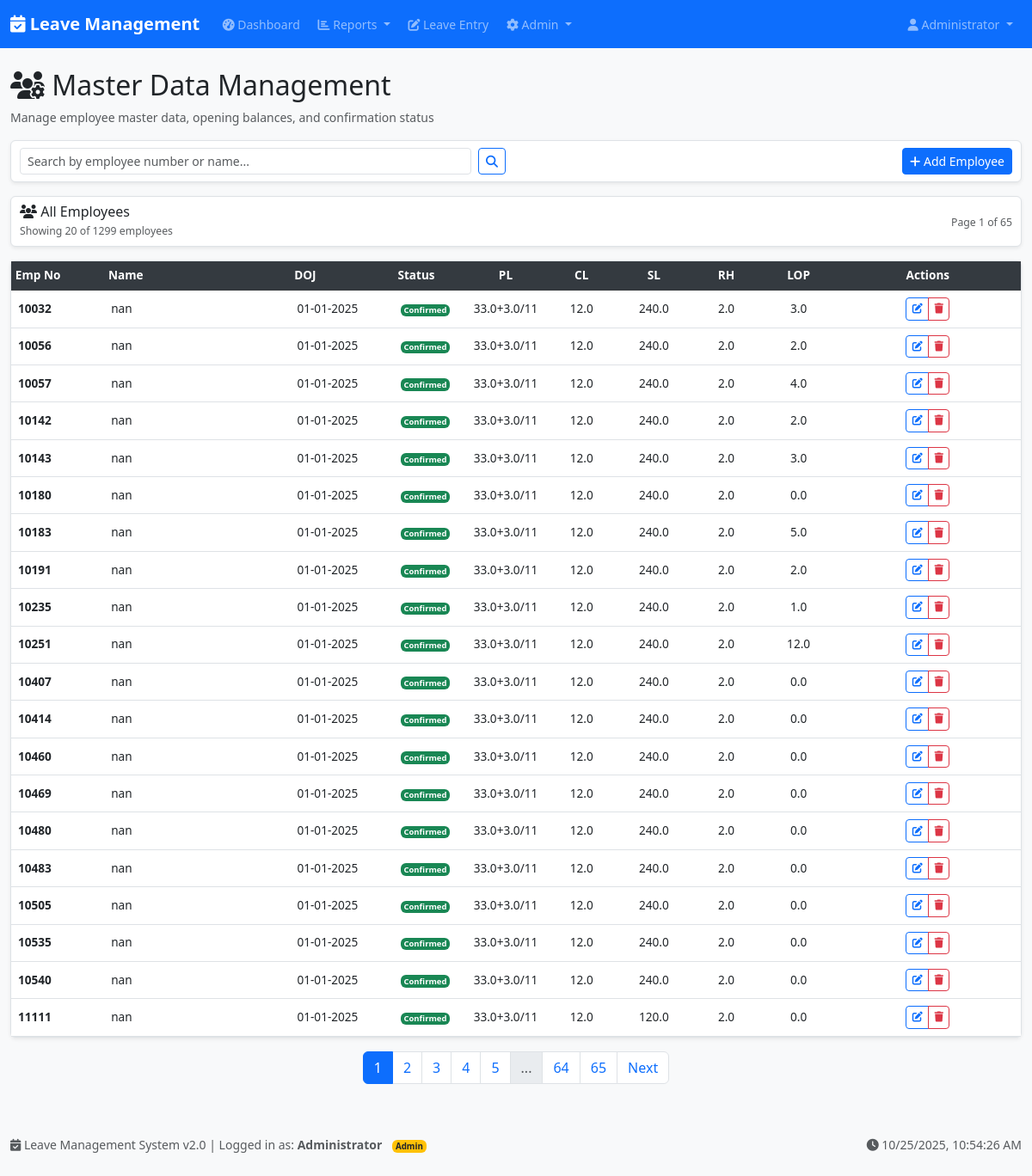
The app's page /master_data (signed in) with its own data.
### models.py (models this page shows, shortened)
class MasterData(db.Model):
    id = db.Column(db.Integer, primary_key=True)
    emp_no = db.Column(db.String(20), nullable=False)
    name = db.Column(db.String(100), nullable=False)
    doj = db.Column(db.Date, nullable=False)
    pl = db.Column(db.Float, default=0)
    partial_pl_days = db.Column(db.Float, default=0)
    cl = db.Column(db.Float, default=0)
    sl = db.Column(db.Float, default=0)
    rh = db.Column(db.Float, default=0)
    lop = db.Column(db.Float, default=0)
    l = db.Column(db.String(1), default='C')  # Employee status: P=Probationer, C=Confirmed/Permanent, R=Retired

### routes.py (the view, shortened to what this page needs)
@app.route('/master_data', methods=['GET', 'POST'])
def master_data_management():
    if 'user_id' not in session or not session.get('is_admin'):
        flash('Admin access required', 'error')
        return redirect(url_for('dashboard'))
    search_query = request.args.get('search', '').strip()
    page = request.args.get('page', 1, type=int)
    query = MasterData.query
    employees = query.order_by(MasterData.emp_no).paginate(
        page=page, per_page=20, error_out=False
    )
    return render_template('master_data_management.html',
                         employees=employees,
                         search_query=search_query)

### routes.py (called while the page is built)
@app.context_processor
def inject_date():
    return {'date': date}

### templates/master_data_management.html (shortened to what this page needs)
{% extends "base.html" %}
{% block content %}
<div class="row">
    <div class="col-12">
        <h2><i class="fas fa-users-cog"></i> Master Data Management</h2>
        <p class="text-muted">Manage employee master data, opening balances, and confirmation status</p>
    </div>
</div>
<div class="card mb-3">
    <div class="card-body py-2">
        <div class="row align-items-center">
            <div class="col-md-6">
                <form method="GET" class="d-flex">
                    <input type="text" class="form-control form-control-sm me-2"
                           name="search" placeholder="Search by employee number or name..."
                           value="{{ search_query or '' }}">
                    <button type="submit" class="btn btn-outline-primary btn-sm">
                        <i class="fas fa-search"></i>
                    </button>
                </form>
            </div>
            <div class="col-md-6 text-end">
                <a href="{{ url_for('add_employee') }}" class="btn btn-primary btn-sm">
                    <i class="fas fa-plus"></i> Add Employee
                </a>
            </div>
        </div>
    </div>
</div>
{% if employees.items %}
<div class="card mb-3">
    <div class="card-body py-2">
        <div class="row align-items-center">
            <div class="col-md-8">
                <h6 class="mb-0">
                    <i class="fas fa-users"></i>
                    {% if search_query %}
                    Search Results for "{{ search_query }}"
                    {% else %}
                    All Employees
                    {% endif %}
                </h6>
                <small class="text-muted">
                    Showing {{ employees.items|length }} of {{ employees.total }} employees
                </small>
            </div>
            <div class="col-md-4 text-end">
                <small class="text-muted">
                    Page {{ employees.page }} of {{ employees.pages }}
                </small>
            </div>
        </div>
    </div>
</div>
<div class="card">
    <div class="card-body p-0">
        <div class="table-responsive">
            <table class="table table-hover mb-0">
                <thead class="table-dark">
                    <tr>
                        <th style="width: 9%;">Emp No</th>
                        <th style="width: 18%;">Name</th>
                        <th style="width: 10%;">DOJ</th>
                        <th style="width: 7%;">Status</th>
                        <th style="width: 7%;" class="text-center">PL</th>
                        <th style="width: 7%;" class="text-center">CL</th>
                        <th style="width: 7%;" class="text-center">SL</th>
                        <th style="width: 7%;" class="text-center">RH</th>
                        <th style="width: 7%;" class="text-center">LOP</th>
                        <th style="width: 18%;" class="text-center">Actions</th>
                    </tr>
                </thead>
                <tbody>
                    {% for emp in employees.items %}
                    <tr>
                        <td><strong>{{ emp.emp_no }}</strong></td>
                        <td>{{ emp.name }}</td>
                        <td>{{ emp.doj.strftime('%d-%m-%Y') }}</td>
                        <td>
                            <span class="badge bg-success">Confirmed</span>
                        </td>
                        <td class="text-center">
                            {{ emp.pl }}{% if emp.partial_pl_days > 0 %}+{{ emp.partial_pl_days }}/11{% endif %}
                        </td>
                        <td class="text-center">{{ emp.cl }}</td>
                        <td class="text-center">{{ emp.sl }}</td>
                        <td class="text-center">{{ emp.rh }}</td>
                        <td class="text-center">{{ emp.lop|default(0) }}</td>
                        <td class="text-center">
                            <div class="btn-group btn-group-sm" role="group">
                                <a href="{{ url_for('edit_employee', emp_no=emp.emp_no) }}"
                                   class="btn btn-outline-primary" title="Edit">
                                    <i class="fas fa-edit"></i>
                                </a>
                                <button type="button" class="btn btn-outline-danger"
                                        onclick="confirmDelete('{{ emp.emp_no }}', '{{ emp.name }}')"
                                        title="Delete">
                                    <i class="fas fa-trash"></i>
                                </button>
                            </div>
                        </td>
                    </tr>
                    {% endfor %}
                </tbody>
            </table>
        </div>
    </div>
</div>
{% if employees.pages > 1 %}
<nav aria-label="Page navigation" class="mt-3">
    <ul class="pagination justify-content-center">
        {% for page_num in employees.iter_pages() %}
            {% if page_num %}
                {% if page_num != employees.page %}
                <li class="page-item">
                    <a class="page-link" href="{{ url_for('master_data_management', page=page_num, search=search_query) }}">{{ page_num }}</a>
                </li>
                {% else %}
                <li class="page-item active">
                    <span class="page-link">{{ page_num }}</span>
                </li>
                {% endif %}
            {% else %}
            <li class="page-item disabled">
                <span class="page-link">...</span>
            </li>
            {% endif %}
        {% endfor %}
        {% if employees.has_next %}
        <li class="page-item">
            <a class="page-link" href="{{ url_for('master_data_management', page=employees.next_num, search=search_query) }}">
                Next
            </a>
        </li>
        {% endif %}
    </ul>
</nav>
{% endif %}
{% endif %}
{% endblock %}

### templates/base.html (shortened to what this page needs)
<!DOCTYPE html>
<html lang="en">
<head>
    <link href="https://cdn.jsdelivr.net/npm/bootstrap@5.3.0/dist/css/bootstrap.min.css" rel="stylesheet">
    <link href="https://cdnjs.cloudflare.com/ajax/libs/font-awesome/6.4.0/css/all.min.css" rel="stylesheet">
    <link rel="stylesheet" href="{{ url_for('static', filename='style.css') }}">
</head>
<body>
    <nav class="navbar navbar-expand-lg navbar-dark bg-primary">
        <div class="container-fluid">
            <a class="navbar-brand" href="{{ url_for('dashboard') }}">
                <i class="fas fa-calendar-check"></i> Leave Management
            </a>
            <div class="collapse navbar-collapse" id="navbarNav">
                {% if session.user_id %}
                <ul class="navbar-nav me-auto">
                    <li class="nav-item">
                        <a class="nav-link" href="{{ url_for('dashboard') }}">
                            <i class="fas fa-tachometer-alt"></i> Dashboard
                        </a>
                    </li>
                    <li class="nav-item dropdown">
                        <a class="nav-link dropdown-toggle" href="#" id="reportsDropdown" role="button" data-bs-toggle="dropdown" aria-expanded="false">
                            <i class="fas fa-chart-bar"></i> Reports
                        </a>
                    </li>
                    <li class="nav-item">
                        <a class="nav-link" href="{{ url_for('entry') }}">
                            <i class="fas fa-edit"></i> Leave Entry
                        </a>
                    </li>
                    {% if session.is_admin %}
                    <li class="nav-item dropdown">
                        <a class="nav-link dropdown-toggle" href="#" id="adminDropdown" role="button" data-bs-toggle="dropdown" aria-expanded="false">
                            <i class="fas fa-cog"></i> Admin
                        </a>
                    </li>
                    {% endif %}
                </ul>
                <ul class="navbar-nav">
                    <li class="nav-item dropdown">
                        <a class="nav-link dropdown-toggle" href="#" id="userDropdown" role="button" data-bs-toggle="dropdown">
                            <i class="fas fa-user"></i> {{ session.name or session.emp_no }}
                        </a>
                    </li>
                </ul>
                {% endif %}
            </div>
        </div>
    </nav>
    <div class="container-fluid py-4">
        {% block content %}{% endblock %}
    </div>
    <footer class="footer bg-light mt-auto">
        <div class="container-fluid">
            <div class="row align-items-center">
                <div class="col-md-6">
                    <span class="text-muted no-print">
                        <i class="fas fa-calendar-check"></i>
                        Leave Management System v2.0
                        {% if session.user_id %}
                        <span class="no-print">| Logged in as: <strong>{{ session.name or session.emp_no }}</strong>
                        {% if session.is_admin %}
                        <span class="badge bg-warning text-dark ms-2">Admin</span>
                        {% endif %}</span>
                        {% endif %}
                    </span>
                </div>
                <div class="col-md-6 text-end">
                    <span class="text-muted no-print">
                        <i class="fas fa-clock"></i>
                        <span id="current-time"></span>
                    </span>
                </div>
            </div>
        </div>
    </footer>
</body>
</html>

### static/style.css (style rules this page uses)
body { background-color: #f8f9fa; font-family: 'Segoe UI', Tahoma, Geneva, Verdana, sans-serif; font-size: 14px; }
.navbar-brand { font-weight: bold; }
.card { border: 1px solid #dee2e6; box-shadow: 0 0.125rem 0.25rem rgba(0, 0, 0, 0.075); margin-bottom: 8px; }
.card-body { padding: 10px; }
.form-control-sm { padding: 0.25rem 0.5rem; font-size: 0.875rem; }
.btn-sm { padding: 0.25rem 0.5rem; font-size: 0.875rem; }
.table th { background-color: #343a40 !important; color: white !important; font-weight: 600; font-size: 0.8rem; padding: 0.4rem 0.3rem; }
.badge { font-size: 0.7em; padding: 0.25em 0.4em; font-weight: 600; }
.navbar-nav .nav-link { margin: 0 0.15rem; border-radius: 0.25rem; transition: background-color 0.15s ease-in-out; }

### templates/base.html (style rules this page uses)
.navbar-brand { font-weight: 700; }
.footer { background-color: #f8f9fa; padding: 20px 0; margin-top: auto; }
body { display: flex; flex-direction: column; min-height: 100vh; }
.container-fluid { flex: 1; }
.card { box-shadow: 0 0.125rem 0.25rem rgba(0, 0, 0, 0.075); border: 1px solid rgba(0, 0, 0, 0.125); }
.table th { background-color: #f8f9fa; font-weight: 600; }
.btn-group-sm > .btn, .btn-sm { padding: 0.25rem 0.5rem; font-size: 0.875rem; }

### templates/master_data_management.html (style rules this page uses)
.table th { font-size: 0.85rem; font-weight: 600; }
.table td { font-size: 0.85rem; vertical-align: middle; }
.btn-group-sm > .btn { padding: 0.2rem 0.4rem; font-size: 0.75rem; }

### records on screen
MasterData: emp_no "10032", name "nan", doj "01-01-2025", pl "33.0", partial_pl_days "3.0", cl "12.0", sl "240.0", rh "2.0", lop "3.0"
MasterData: emp_no "10056", name "nan", doj "01-01-2025", pl "33.0", partial_pl_days "3.0", cl "12.0", sl "240.0", rh "2.0", lop "2.0"
MasterData: emp_no "10057", name "nan", doj "01-01-2025", pl "33.0", partial_pl_days "3.0", cl "12.0", sl "240.0", rh "2.0", lop "4.0"
MasterData: emp_no "10142", name "nan", doj "01-01-2025", pl "33.0", partial_pl_days "3.0", cl "12.0", sl "240.0", rh "2.0", lop "2.0"
MasterData: emp_no "10143", name "nan", doj "01-01-2025", pl "33.0", partial_pl_days "3.0", cl "12.0", sl "240.0", rh "2.0", lop "3.0"
MasterData: emp_no "10180", name "nan", doj "01-01-2025", pl "33.0", partial_pl_days "3.0", cl "12.0", sl "240.0", rh "2.0", lop "0.0"
MasterData: emp_no "10183", name "nan", doj "01-01-2025", pl "33.0", partial_pl_days "3.0", cl "12.0", sl "240.0", rh "2.0", lop "5.0"
MasterData: emp_no "10191", name "nan", doj "01-01-2025", pl "33.0", partial_pl_days "3.0", cl "12.0", sl "240.0", rh "2.0", lop "2.0"
MasterData: emp_no "10235", name "nan", doj "01-01-2025", pl "33.0", partial_pl_days "3.0", cl "12.0", sl "240.0", rh "2.0", lop "1.0"
MasterData: emp_no "10251", name "nan", doj "01-01-2025", pl "33.0", partial_pl_days "3.0", cl "12.0", sl "240.0", rh "2.0", lop "12.0"
MasterData: emp_no "10407", name "nan", doj "01-01-2025", pl "33.0", partial_pl_days "3.0", cl "12.0", sl "240.0", rh "2.0", lop "0.0"
MasterData: emp_no "10414", name "nan", doj "01-01-2025", pl "33.0", partial_pl_days "3.0", cl "12.0", sl "240.0", rh "2.0", lop "0.0"
MasterData: emp_no "10460", name "nan", doj "01-01-2025", pl "33.0", partial_pl_days "3.0", cl "12.0", sl "240.0", rh "2.0", lop "0.0"
MasterData: emp_no "10469", name "nan", doj "01-01-2025", pl "33.0", partial_pl_days "3.0", cl "12.0", sl "240.0", rh "2.0", lop "0.0"
MasterData: emp_no "10480", name "nan", doj "01-01-2025", pl "33.0", partial_pl_days "3.0", cl "12.0", sl "240.0", rh "2.0", lop "0.0"
MasterData: emp_no "10483", name "nan", doj "01-01-2025", pl "33.0", partial_pl_days "3.0", cl "12.0", sl "240.0", rh "2.0", lop "0.0"
MasterData: emp_no "10505", name "nan", doj "01-01-2025", pl "33.0", partial_pl_days "3.0", cl "12.0", sl "240.0", rh "2.0", lop "0.0"
MasterData: emp_no "10535", name "nan", doj "01-01-2025", pl "33.0", partial_pl_days "3.0", cl "12.0", sl "240.0", rh "2.0", lop "0.0"
MasterData: emp_no "10540", name "nan", doj "01-01-2025", pl "33.0", partial_pl_days "3.0", cl "12.0", sl "240.0", rh "2.0", lop "0.0"
MasterData: emp_no "11111", name "nan", doj "01-01-2025", pl "33.0", partial_pl_days "3.0", cl "12.0", sl "120.0", rh "2.0", lop "0.0"

### other values on screen
{{ session.name or session.emp_no }} "Administrator"
{{ employees.items|length }} "20"
{{ employees.total }} "1299"
{{ employees.page }} "1"
{{ employees.pages }} "65"
{{ page_num }} "1"
{{ page_num }} "2" "3" "4" "5" "64" "65"
